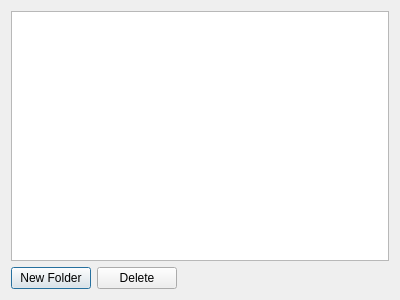
<?xml version="1.0" encoding="UTF-8"?>
<ui version="4.0">
 <class>Dialog</class>
 <widget class="QDialog" name="Dialog">
  <property name="geometry">
   <rect>
    <x>0</x>
    <y>0</y>
    <width>400</width>
    <height>300</height>
   </rect>
  </property>
  <property name="windowTitle">
   <string>Dialog</string>
  </property>
  <layout class="QVBoxLayout" name="verticalLayout">
   <item>
    <widget class="QTreeView" name="treeView"/>
   </item>
   <item>
    <layout class="QHBoxLayout" name="horizontalLayout">
     <item>
      <widget class="QPushButton" name="pushButton">
       <property name="text">
        <string>New Folder</string>
       </property>
      </widget>
     </item>
     <item>
      <widget class="QPushButton" name="pushButton_2">
       <property name="text">
        <string>Delete</string>
       </property>
      </widget>
     </item>
     <item>
      <spacer name="horizontalSpacer">
       <property name="orientation">
        <enum>Qt::Horizontal</enum>
       </property>
       <property name="sizeHint" stdset="0">
        <size>
         <width>40</width>
         <height>20</height>
        </size>
       </property>
      </spacer>
     </item>
    </layout>
   </item>
  </layout>
 </widget>
 <layoutdefault spacing="6" margin="11"/>
 <resources/>
 <connections/>
</ui>
